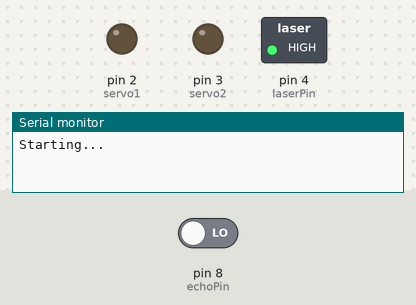
The sketch below on a simulated Arduino Uno, built with avr-gcc and run on an emulated ATmega328P. Parts: switched loads named in the sketch (green lamp = pin HIGH), output pins drawn as LEDs (lit = HIGH), the last lines printed to the serial monitor. Inputs (shaded band) come from the test bench; at power-on: pin 8 (echoPin) LOW.

Above: at 0.5 s.
At 6.2 s:
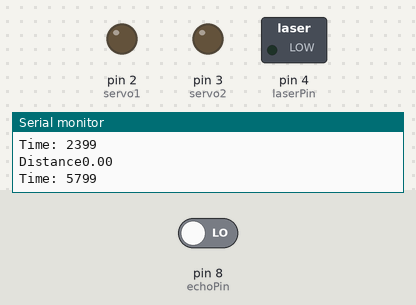
Timing chart, 0 to 7.8 s (numbered marks = the images above):
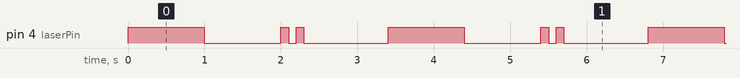

Measured:
- by itself, pin 4 (laserPin): repeats every 3.4 s: LOW 1.0 s, HIGH 0.10 s, LOW 0.10 s, HIGH 0.10 s, LOW 1.1 s, HIGH 1.0 s
- by itself, everything shown: repeats every 3.4 s, in 6 steps

The sketch:

CalHacks_2018.ino
```cpp
const int servo1 = 2;
const int servo2 = 3;
const int laserPin = 4;

// const int distSensorPin = 8;
// Pins for the distance sensor:
const int trigPin = 7;
const int echoPin = 8;

const int dTheta = 2*3.1415926;
long duration, inches, cm;

void setup() {
  pinMode(servo1, OUTPUT);
  pinMode(servo2, OUTPUT);
  pinMode(laserPin, OUTPUT);
  // pinMode(distSensorPin, INPUT);
  pinMode(trigPin, OUTPUT);
  pinMode(echoPin, INPUT);
  Serial.begin(9600);
  Serial.println("Starting...");
}
void testLaser(int laserPin){
    // Tests laser with one long blink, and 2 short blinks
  digitalWrite(laserPin, HIGH);
  delay(1000);
  digitalWrite(laserPin, LOW);
  delay(1000);
  digitalWrite(laserPin, HIGH);
  delay(100);
  digitalWrite(laserPin, LOW);
  delay(100);
  digitalWrite(laserPin, HIGH);
  delay(100);
  digitalWrite(laserPin, LOW);
  delay(100);
  }

long testDistSensor(){
  // Returns distance in centimeters
  duration = pulseIn(echoPin, HIGH);
  float dist = microsecondsToCentimeters(duration);
  Serial.println("Distance" + String(dist));
  return dist;

  }

long microsecondsToCentimeters(long microseconds){
  // The speed of sound is 340 m/s or 29 microseconds per centimeter.
  // The ping travels out and back, so to find the distance of the
  // object we take half of the distance travelled.
  return microseconds / 29 / 2;
}

float calcArea(float dist){
  return 0.5*dist*dist*dTheta;
  }
void loop() {
  testLaser(laserPin);
  Serial.println("Time: " + String(millis()));
  testDistSensor();

}
```
